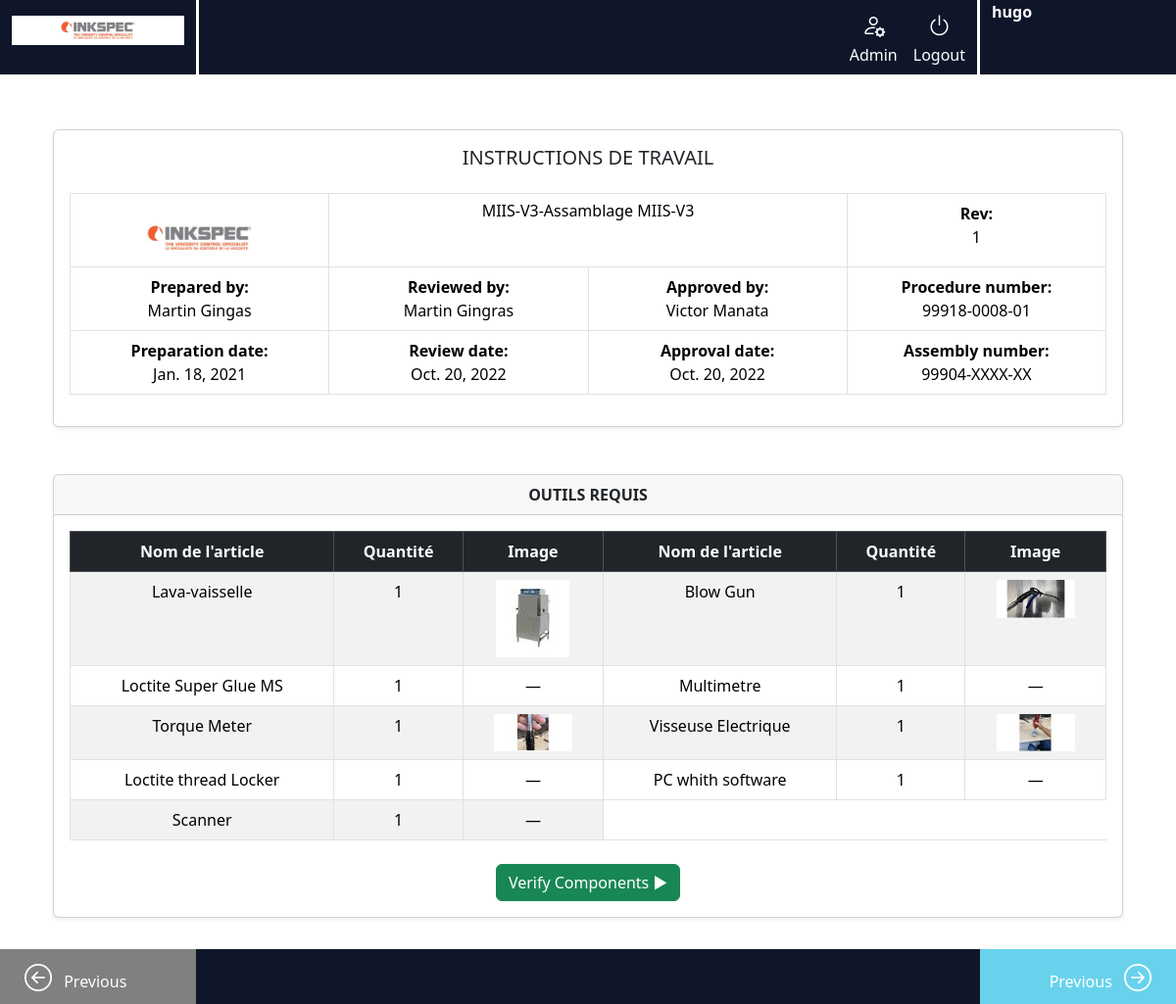
Screenshot of /procedure/1/ (signed in) with the database file from the repository.
### tasks/models.py (models this page shows, shortened)
class Procedure(models.Model):
    name = models.CharField(max_length=200)
    description = models.TextField()
    prepared_by = models.CharField(max_length=100)
    prepared_date = models.DateField()
    reviewed_by = models.CharField(max_length=200)
    review_date = models.DateField()
    approved_by = models.CharField(max_length=200)
    approved_date = models.DateField()
    procedure_number = models.CharField(max_length=50)
    assembly_number = models.CharField(max_length=50)
    revision_number = models.CharField(max_length=20)
    tools = models.TextField() # opcional si luego se migra todo a Tool

class Tool(models.Model):
    procedure = models.ForeignKey(Procedure, on_delete=models.CASCADE, related_name='tool_items')
    name = models.CharField(max_length=100)
    quantity = models.PositiveIntegerField(default=1)
    image_url = models.CharField(max_length=200, blank=True, null=True)

### tasks/views.py (the view)
def procedure_detail(request, procedure_id):
    procedure = get_object_or_404(Procedure, id=procedure_id)
    order = Order.objects.filter(codeitem__procedure=procedure).first()  # o .get() si solo hay uno
    return render(request, 'procedure_detail.html', {
        'procedure': procedure,
        'order': order,
    })

### tasks/templates/procedure_detail.html (shortened to what this page needs)
{% extends 'base.html' %}
{% load static %}
{% block content %}
<div class="container-fluid mt-4">
  <div class="row mb-5">
    <div class="col-12">
      <div class="card shadow-sm">
        <div class="card-body">
          <h5 class="card-title text-uppercase text-center mb-4">Instructions de Travail</h5>
          <div class="table-responsive">
            <table class="table table-bordered">
              <tbody>
                <tr class="row-1">
                  <td class="col-3 align-middle text-center">
                    <img src="{% static 'tasks/images/inkspeclogo.jpg' %}" alt="Inkspec" width="1000" height="1000"
                        class="img-fluid mt-3">
                    </td>
                  <td class="col-6" colspan="2">
                    <h6 class="mb-1">{{ procedure.name }}</h6>
                  </td>
                  <td class="col-3">
                    <strong>Rev:</strong><br>{{ procedure.revision_number }}
                  </td>
                </tr>
                <tr class="row-others">
                  <td class="col-3">
                    <strong>Prepared by:</strong><br>{{ procedure.prepared_by }}
                  </td>
                  <td class="col-3">
                    <strong>Reviewed by:</strong><br>{{ procedure.reviewed_by }}
                  </td>
                  <td class="col-3">
                    <strong>Approved by:</strong><br>{{ procedure.approved_by }}
                  </td>
                  <td class="col-6" colspan="2">
                    <strong>Procedure number:</strong><br>{{ procedure.procedure_number }}
                  </td>
                </tr>
                <tr class="row-others">
                  <td class="col-3">
                    <strong>Preparation date:</strong><br>{{ procedure.prepared_date }}
                  </td>
                  <td class="col-3">
                    <strong>Review date:</strong><br>{{ procedure.review_date }}
                  </td>
                  <td class="col-3">
                    <strong>Approval date:</strong><br>{{ procedure.approved_date }}
                  </td>
                  <td class="col-6" colspan="2">
                    <strong>Assembly number:</strong><br>{{ procedure.assembly_number }}
                  </td>
                </tr>
              </tbody>
            </table>
          </div>
        </div>
      </div>
    </div>
  </div>
  <div class="row">
    <div class="col-12">
      <div class="card shadow-sm">
        <div class="card-header text-center text-uppercase fw-bold">
          Outils Requis
        </div>
        <div class="card-body">
          <div class="table-responsive">
            <table class="table table-striped table-bordered">
              <thead class="table-dark">
                <tr>
                  <th>Nom de l'article</th>
                  <th>Quantité</th>
                  <th>Image</th>
                  <th>Nom de l'article</th>
                  <th>Quantité</th>
                  <th>Image</th>
                </tr>
              </thead>
              <tbody>
                {% for tool in procedure.tool_items.all %}
                  {% if forloop.counter0|divisibleby:2 %}
                    <tr>
                  {% endif %}
                    <td>{{ tool.name }}</td>
                    <td>{{ tool.quantity }}</td>
                    <td>
                      {% if tool.image_url %}
                        <img
                          src="{% static tool.image_url %}"
                          alt="{{ tool.name }}"
                          class="img-fluid"
                          style="max-width:80px;"
                        >
                      {% else %}
                        &mdash;
                      {% endif %}
                    </td>
                  {% if forloop.counter|divisibleby:2 or forloop.last %}
                    </tr>
                  {% endif %}
                {% empty %}
                  <tr>
                    <td colspan="6" class="text-center py-4">No hay herramientas registradas.</td>
                  </tr>
                {% endfor %}
              </tbody>
            </table>
            <div class="row mt-4">
              <div class="col text-center">
                <a href="{% url 'verify_components' order.order_id %}"
                   class="btn btn-success">
                  Verify Components ▶
                </a>
              </div>
            </div>
          </div>
        </div>
      </div>
    </div>
  </div>
</div>
{% endblock %}
{% block footer %}
<footer class="container-fluid">
  <div class="row">
    <div class="col-2" id="div4">
      <a href="javascript:history.back()" class="btn btn-link text-decoration-none" style="color: white;">
        <i class="bi bi-arrow-left-circle fs-3 me-2"></i>
        <span>Previous</span>
      </a>
    </div>
    <div class="col-8" id="div5"></div>
    <div class="col-2" id="div6">
      <a href="javascript:history.forward()" class="btn btn-link text-decoration-none" style="color: white;">
        <span>Previous</span>
        <i class="bi bi-arrow-right-circle fs-3 ms-2"></i>
      </a>
    </div>
  </div>
</footer>
{% endblock %}

### tasks/templates/base.html (shortened to what this page needs)
{% load static %}
<!DOCTYPE html>
<html lang="en">
<head>
    <link rel="stylesheet" href="{% static 'tasks/css/style.css' %}">
    <link rel="stylesheet" href="https://cdn.jsdelivr.net/npm/bootstrap@5.3.5/dist/css/bootstrap.min.css">
    <link rel="stylesheet" href="https://cdn.jsdelivr.net/npm/bootstrap-icons@1.10.5/font/bootstrap-icons.css">
</head>
<body>
    <header>
        <div class="container-fluid">
            <div class="row">
                <div class="col-2" id="div1">
                    <img src="{% static 'tasks/images/inkspeclogo.jpg' %}" alt="Inkspec" width="1000" height="1000"
                        class="img-fluid mt-3">
                </div>
                <div class="col-8" id="div2">
                    <ul class="navbar-nav d-flex flex-row justify-content-end w-100 mb-2 mb-lg-0 gap-3">
                        <li class="nav-item text-center">
                            <a class="nav-link active d-flex flex-column align-items-center" href="/admin/">
                                <i class="bi bi-person-gear fs-4"></i>
                                <span>Admin</span>
                            </a>
                        </li>
                        {% if user.is_authenticated %}
                        <li class="nav-item text-center">
                            <a class="nav-link active d-flex flex-column align-items-center" href="/logout/">
                                <i class="bi bi-power fs-4"></i>
                                <span>Logout</span>
                            </a>
                        </li>
                        {% endif %}
                    </ul>
                </div>
                <div class="col-2" id="div3">
                    {% if user.is_authenticated %}
                    <span class="navbar-text fw-bold">
                        {{ user.username }}
                    </span>
                    {% else %}
                    <p class="navbar-text text-white">Logged in username</p>
                    {% endif %}
                </div>
            </div>
        </div>
    </header>
    <main class="container">
        {% block content %}
        {% endblock %}
    </main>
    {% block footer %}
    {% endblock %}
</body>
</html>

### tasks/static/tasks/css/style.css (style rules this page uses)
#div1 { background-color: #0f1629; }
#div2 { background-color: #0f1629; border-left: 3px solid white; border-right: 3px solid white; color: white; }
#div3 { background-color: #0f1629; color: white; }
#div4 { background-color: gray; color: white; }
#div5 { background-color: #0f1629; }
#div6 { background-color: #68d2ec; color: white; text-align: end; }
main { flex: 1; justify-content: center; align-items: center; text-align: center; padding: 2rem; }
html, body { height: 100%; margin: 0; padding: 0; }
body { display: flex; flex-direction: column; }
footer { background-color: #0f1629; height: 60px; }

### rows the page displays
Procedure: name "MIIS-V3-Assamblage MIIS-V3", revision_number "1", prepared_by "Martin Gingas", reviewed_by "Martin Gingras", approved_by "Victor Manata", procedure_number "99918-0008-01", prepared_date "Jan. 18, 2021", review_date "Oct. 20, 2022", approved_date "Oct. 20, 2022", assembly_number "99904-XXXX-XX"
Tool: name "Lava-vaisselle", quantity "1", image_url (picture)
Tool: name "Blow Gun", quantity "1", image_url+name (picture)
Tool: name "Loctite Super Glue MS", quantity "1"
Tool: name "Multimetre", quantity "1"
Tool: name "Torque Meter", quantity "1", image_url+name (picture)
Tool: name "Visseuse Electrique", quantity "1", image_url+name (picture)
Tool: name "Loctite thread Locker", quantity "1"
Tool: name "PC whith software", quantity "1"
Tool: name "Scanner", quantity "1"

### other values shown
{{ user.username }} "hugo"
